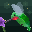

This chart was generated by the following Python code:
"""Hummingbird — one big hovering bird, wings smeared into a fan.

An original loop for the Lumen wall. The bird fills the panel on the diagonal:
needle bill buried in a violet trumpet flower at the lower left, bronze-green
body, fanned tail sweeping to the lower right. It never travels anywhere. The
whole show is what a hovering hummingbird actually is:

  * the wings, which are never a shape — they are a MOTION BLUR. Each frame
    integrates the blade over the exposure window just behind its current
    angle, on top of a faint full-arc ghost, because the wing is everywhere in
    its stroke faster than an eye can resolve;
  * the gorget, which is not pigment but structural colour: dead maroon from
    most angles, and once per loop, at the top of the hover bob, it catches the
    sun and detonates into ruby.

5 wingbeats per loop, 4 frames each, so the stroke closes exactly on frame 20.
The bob is one slow sine over the same period, and the flash rides its peak.

The wing is drawn as a translucent membrane that DARKENS and COOLS what is
behind it, not as a pale blade: the background is a warm out-of-focus garden
haze, and a light-coloured smear on it is invisible (the same trap the honeybee
wings fell into).

Run:  .venv\\Scripts\\python.exe art\\hummingbird.py   -> hummingbird.gif (+ strip)
"""

import colorsys
import math
from pathlib import Path

from PIL import Image

HERE = Path(__file__).resolve().parent
SIZE = 32
FRAMES = 16
DURATION_MS = 90
BEATS = 4                       # wingbeats per loop; FRAMES/BEATS = 4 frames each

# ---------------------------------------------------------------- palette ---
# Deep garden shade, banded flat so every row is one LZW run.
#
# This started as a warm amber haze and it was the wrong call for the reason
# the honeybee's wings taught: the beat of this piece is a RED flash, and a red
# flash on an orange field is a smudge. Cool and dark gives the gorget, the
# bird's green and the pale wing smear somewhere to be bright.
BANDS = [
    (0, (36, 64, 56)),
    (6, (28, 54, 48)),
    (13, (21, 43, 39)),
    (20, (15, 33, 30)),
    (26, (10, 24, 22)),
]
BOKEH = [(6.5, 5.0, 4.2), (25.0, 3.5, 3.4), (29.0, 12.0, 2.8)]
BOKEH_C = (74, 116, 88)

PETAL = (168, 96, 220)
PETAL_DK = (96, 44, 140)
PETAL_HI = (216, 168, 246)
THROAT = (60, 22, 88)
POLLEN = (252, 224, 128)
STEM = (78, 112, 58)
STEM_DK = (44, 66, 36)

BILL = (108, 106, 116)          # a black bill vanishes on a dark field; this
BILL_DK = (52, 50, 58)          # is the needle catching the light
EYE = (14, 14, 16)
CHEEK = (128, 176, 118)         # lifted so the eye has something to sit on
SPOT = (238, 236, 226)
FOOT = (44, 34, 32)
TAIL_TIP = (236, 232, 220)

GORGET_DARK = (68, 16, 30)
GORGET_HOT = (250, 26, 58)
GORGET_CORE = (255, 158, 150)
# handed to the encoder so median cut cannot drop the flash (see gifsafe.save)
KEEP = (GORGET_HOT, GORGET_CORE, (214, 40, 66), (176, 30, 54), GORGET_DARK)

WING_COOL = (150, 172, 194)     # what the membrane pulls the background toward
WING_EDGE = (214, 230, 244)     # the leading edge, catching the light

LIGHT = (-0.58, -0.81)          # from the upper left

# ---------------------------------------------------------------- geometry --
# spine, bill base -> tail base. y is the resting pose; the bob offsets it.
# The radii are NOT monotonic: there is a deliberate pinch behind the skull.
# Without it the head is just the fat end of a capsule and the whole animal
# reads as a leaf — the neck is what makes a bird a bird at this size.
SPINE = [
    (12.2, 16.8, 1.50),
    (13.4, 15.9, 3.00),
    (15.2, 14.8, 4.30),         # skull
    (17.8, 15.0, 3.40),         # neck — the pinch
    (20.2, 16.4, 5.20),         # shoulder / breast
    (22.8, 18.8, 5.50),
    (25.2, 21.4, 4.30),
    (26.9, 23.3, 2.50),
]

BILL_BASE = (12.0, 16.9)
BILL_TIP = (4.4, 21.6)

HEAD_C = (15.2, 14.8)
EYE_C = (13.6, 13.9)
SPOT_C = (16.4, 13.3)
GORGET_C = (15.2, 18.3)
GORGET_R = 3.8

TAIL_ROOT = (26.6, 23.0)
TAIL_N = 5
# steeper than the body's own axis (~40 deg): a tail laid along the line the
# body is already travelling just extends the blob, it never reads as a tail
TAIL_MID_DEG = 66.0             # screen-space, pointing down-right
TAIL_LEN = 6.6

WING_ROOT = (19.6, 14.2)        # near wing, at the shoulder
WING_ROOT_FAR = (21.4, 16.0)    # far wing, behind and below
WING_LEN = 12.2
WING_W = 3.15
STROKE_MID = 60.0               # degrees, measured with y up
STROKE_SPAN = 68.0

# The flower is CROPPED by the left edge rather than sitting in the corner as
# a small blob: half a big trumpet reads as a flower, a whole small one reads
# as a smudge. Same lesson the violin piece learned about composing a crop.
FLOWER_C = (0.6, 21.8)
FLOWER_R = 5.2

MOTES = [(25.5, 9.0, 0.0), (9.2, 6.0, 0.55)]


def clamp(v, lo=0.0, hi=1.0):
    return lo if v < lo else hi if v > hi else v


def lerp(a, b, t):
    return tuple(round(a[i] + (b[i] - a[i]) * t) for i in range(3))


def blend(dst, src, a):
    a = clamp(a)
    return tuple(round(dst[i] + (src[i] - dst[i]) * a) for i in range(3))


def hashp(x, y, salt=0):
    h = ((x * 73856093) ^ (y * 19349663) ^ (salt * 83492791)) & 0xFFFFFFFF
    h = (h * 2654435761) & 0xFFFFFFFF
    return ((h >> 13) ^ h) & 0xFF


def spine_samples(dy):
    """Dense (x, y, r, s) samples down the body, s in [0, 1] nose to tail."""
    pts = []
    for i in range(len(SPINE) - 1):
        x0, y0, r0 = SPINE[i]
        x1, y1, r1 = SPINE[i + 1]
        seg = math.hypot(x1 - x0, y1 - y0)
        n = max(2, int(seg / 0.18))
        for k in range(n):
            t = k / n
            pts.append((x0 + (x1 - x0) * t, y0 + dy + (y1 - y0) * t, r0 + (r1 - r0) * t))
    pts.append((SPINE[-1][0], SPINE[-1][1] + dy, SPINE[-1][2]))

    out, arc = [], 0.0
    for i, (x, y, r) in enumerate(pts):
        if i:
            arc += math.hypot(x - pts[i - 1][0], y - pts[i - 1][1])
        out.append((x, y, r, arc))
    total = out[-1][3] or 1.0
    return [(x, y, r, a / total) for (x, y, r, a) in out]


def body_map(dy):
    """Per-pixel (u, s, normal) for the bird's body at this bob offset."""
    pts = spine_samples(dy)
    skin = {}
    for y in range(SIZE):
        for x in range(SIZE):
            best = None
            for (px, py, r, s) in pts:
                d2 = (x - px) ** 2 + (y - py) ** 2
                if d2 <= r * r:
                    d = math.sqrt(d2)
                    if best is None or d / r < best[0]:
                        best = (d / r, s, (x - px, y - py))
            if best is not None:
                skin[(x, y)] = best
    return skin


def body_rgb(u, s, n):
    nx, ny = n
    ln = math.hypot(nx, ny) or 1.0
    nx, ny = nx / ln, ny / ln
    lam = max(0.0, nx * LIGHT[0] + ny * LIGHT[1])
    # only what genuinely faces DOWN goes pale — at ny*0.95+0.10 the whole lower
    # half of the bird turned buff and the body read as a white blob with a
    # green cap on it
    belly = clamp(ny * 0.85 - 0.18)

    v = 0.44 + 0.54 * lam
    v *= 1.0 - 0.24 * (u ** 1.8)
    v = v * (1.0 - 0.55 * belly) + 0.62 * belly          # grey underside
    sat = 0.94 - 0.60 * belly
    # bronze-green iridescence: the hue shimmers in bands down the back rather
    # than sitting on one flat green, which is what makes it read as feather
    hue = 0.378 + 0.040 * math.sin(s * 7.0) - 0.030 * lam

    # dark face and crown — but only so dark: on a dark field the head has to
    # keep enough value to stay attached to the body
    if s < 0.26:
        k = 1.0 - s / 0.26
        v *= 1.0 - 0.40 * k
        sat *= 1.0 - 0.20 * k
    r, g, b = colorsys.hsv_to_rgb(hue % 1.0, clamp(sat), clamp(v, 0.03, 1.0))
    return (round(r * 255), round(g * 255), round(b * 255))


def wing_blade(root, ang_deg, weight, acc, mode="sum"):
    """Accumulate one blade of the wing into acc[(x, y)] -> (body, edge).

    mode="sum" builds the haze (many faint blades adding up); mode="max" lays
    down a discrete blade without letting overlaps double it.
    """
    a = math.radians(ang_deg)
    dx, dy = math.cos(a), -math.sin(a)               # screen coords, y down
    px_, py_ = -dy, dx                               # perpendicular
    n = 46
    for i in range(n + 1):
        t = i / n
        # widest around 40% out, tapering to a point — a blade, not a paddle
        w = WING_W * (0.34 + 0.66 * math.sin(math.pi * min(1.0, t ** 0.82)) ** 0.7)
        # a slight backward sweep of the tip, the way a real wing bows
        bow = 0.9 * math.sin(math.pi * t) * (1.0 if ang_deg > STROKE_MID else -1.0)
        cx = root[0] + dx * t * WING_LEN + px_ * bow
        cy = root[1] + dy * t * WING_LEN + py_ * bow
        # every blade of the smear radiates from the same root, so alpha piles
        # up there and the shoulder turns into an ink blot. Thin the inner
        # stretch — but never to zero, or the fan detaches from the bird and
        # floats over it as a separate grey cloud.
        wt = weight * (0.42 + 0.58 * clamp(t / 0.22) ** 0.8)
        rad = int(w) + 2
        for yy in range(int(cy) - rad, int(cy) + rad + 1):
            for xx in range(int(cx) - rad, int(cx) + rad + 1):
                if not (0 <= xx < SIZE and 0 <= yy < SIZE):
                    continue
                d = math.hypot(xx - cx, yy - cy)
                if d > w:
                    continue
                b, e = acc.get((xx, yy), (0.0, 0.0))
                v = b + wt if mode == "sum" else max(b, wt)
                acc[(xx, yy)] = (v, max(e, wt * (0.35 + 0.65 * (d / w) ** 2)))


def wing_pass(root, phase, gain):
    """The wing at this instant, plus one ghost of where it just was.

    This started out as a proper motion blur — an exposure smear over a ghost
    of the whole stroke, weighted by dwell time so it piled up at the
    turnarounds. It is the right physics and it was unusable: a soft
    translucent field is exactly what a 32 px panel on a 16-64 colour table
    cannot hold, and every version of it landed as a flat lilac slab sitting
    over the bird like weather. What reads at this size is a SHAPE. So the
    wing is a real blade with a lit edge, and the speed is carried by one
    fading ghost behind it and by the beat being faster than the eye.
    """
    def theta(p):
        return STROKE_MID + STROKE_SPAN * math.cos(2 * math.pi * p)

    blades = {}
    wing_blade(root, theta(phase - 0.16), 0.24, blades, mode="max")   # the ghost
    wing_blade(root, theta(phase), 0.64, blades, mode="max")          # the wing

    out = {}
    for p, (b, e) in blades.items():
        a = clamp(b * gain, 0.0, 0.92)
        a = round(a * 8) / 8.0                        # band it: flat runs, small file
        if a > 0.0:
            out[p] = (a, clamp(e * gain))
    return out


def background():
    img = Image.new("RGB", (SIZE, SIZE))
    px = img.load()
    for y in range(SIZE):
        col = BANDS[0][1]
        for (y0, c) in BANDS:
            if y >= y0:
                col = c
        for x in range(SIZE):
            px[x, y] = col

    # a few soft blown-out gaps in the foliage behind the bird — enough depth
    # that the dark field reads as shade on a bright day, not as night
    for (bx, by, br) in BOKEH:
        for y in range(SIZE):
            for x in range(SIZE):
                d = math.hypot(x - bx, y - by)
                if d <= br:
                    a = 0.40 * (1.0 - (d / br) ** 1.6)
                    px[x, y] = blend(px[x, y], BOKEH_C, round(a * 4) / 4.0)

    # (a big foreground leaf lived in the near corner for one revision. It was
    # the same green as the bird and at 32 px the tail simply merged into it —
    # the corner is better left as depth than filled with a rival shape.)

    # stem, running down off the bottom-left corner
    for i in range(40):
        t = i / 39
        sx = FLOWER_C[0] + 1.2 + 2.4 * t
        sy = FLOWER_C[1] + 3.4 + 7.0 * t
        for w in (0, 1):
            x, y = int(round(sx + w)), int(round(sy))
            if 0 <= x < SIZE and 0 <= y < SIZE:
                px[x, y] = STEM if w == 0 else STEM_DK

    # trumpet flower: a cone opening up-right toward the bird, five lobes
    for y in range(SIZE):
        for x in range(SIZE):
            dx, dy = x - FLOWER_C[0], y - FLOWER_C[1]
            d = math.hypot(dx, dy)
            if d > FLOWER_R + 1.2:
                continue
            ang = math.atan2(-dy, dx)
            lobe = FLOWER_R * (0.86 + 0.20 * math.cos(5 * (ang - 0.35)))
            if d <= lobe:
                t = d / max(lobe, 0.01)
                c = lerp(THROAT, PETAL, clamp(t * 1.5))
                c = lerp(c, PETAL_HI, clamp((t - 0.62) * 2.0) * 0.7)
                if hashp(x, y, 5) > 226:
                    c = lerp(c, PETAL_DK, 0.35)
                px[x, y] = c
    for (sx, sy) in ((4.6, 20.0), (3.4, 18.9), (5.2, 21.6)):
        x, y = int(round(sx)), int(round(sy))
        if 0 <= x < SIZE and 0 <= y < SIZE:
            px[x, y] = POLLEN
    return img


BG = background()


def draw_tail(px, dy, spread):
    for i in range(TAIL_N):
        f = (i / (TAIL_N - 1)) - 0.5
        ang = math.radians(TAIL_MID_DEG + spread * f * 2.0)
        ln = TAIL_LEN * (1.0 - 0.22 * abs(f) * 2.0)
        n = 22
        for k in range(n + 1):
            t = k / n
            x = TAIL_ROOT[0] + math.cos(ang) * t * ln
            y = TAIL_ROOT[1] + dy + math.sin(ang) * t * ln
            xi, yi = int(round(x)), int(round(y))
            if not (0 <= xi < SIZE and 0 <= yi < SIZE):
                continue
            # alternate feathers a value step apart, or the fan fuses with the
            # body into one green wedge and the bird loses its back end
            shade = 0.56 + 0.30 * (1.0 - abs(f) * 2.0) - 0.16 * t
            shade *= 1.0 if i % 2 == 0 else 0.68
            r, g, b = colorsys.hsv_to_rgb(0.375, 0.84, clamp(shade, 0.06, 1.0))
            px[xi, yi] = (round(r * 255), round(g * 255), round(b * 255))
            # white tips on the OUTER feathers only, one pixel each: five
            # feather tips converging near the corner merged into a single
            # white block that read as a hole punched in the panel
            if t > 0.985 and i in (0, TAIL_N - 1):
                px[xi, yi] = blend(px[xi, yi], TAIL_TIP, 0.75)


def frame(f):
    img = BG.copy()
    px = img.load()

    u = (f % FRAMES) / FRAMES
    dy = 0.85 * math.sin(2 * math.pi * u)
    beat = (f * BEATS / FRAMES) % 1.0

    # far wing first — behind everything, dimmer, a quarter beat ahead so the
    # pair never collapses into one symmetric blob
    for (x, y), (a, e) in wing_pass(WING_ROOT_FAR, beat + 0.06, 0.55).items():
        px[x, y] = blend(blend(px[x, y], WING_COOL, a * 0.8), WING_EDGE, e * 0.30)

    draw_tail(px, dy, 15.0 + 6.0 * math.cos(2 * math.pi * beat))

    skin = body_map(dy)
    for (x, y), (uu, s, n) in skin.items():
        c = body_rgb(uu, s, n)
        h = hashp(x, y, 3)                  # a sparse feather grain, deterministic
        if h > 214:
            c = tuple(round(v_ * 0.88) for v_ in c)
        elif h < 26:
            c = tuple(min(255, round(v_ * 1.10)) for v_ in c)
        px[x, y] = c

    # Rim light along the lit contour. On a dark field a shaded body meets the
    # background at nearly the same value and the silhouette dissolves; one
    # bright pixel on the upper-left edge is what keeps the bird a solid.
    for (x, y), (uu, s, n) in skin.items():
        if uu < 0.62:
            continue
        if (x - 1, y) in skin and (x, y - 1) in skin and (x - 1, y - 1) in skin:
            continue
        ln = math.hypot(n[0], n[1]) or 1.0
        if (n[0] / ln) * LIGHT[0] + (n[1] / ln) * LIGHT[1] < 0.25:
            continue                        # only the edge the light reaches
        px[x, y] = blend(px[x, y], (206, 240, 194), 0.22 + 0.16 * uu)

    # needle bill, straight into the flower
    n = 26
    for k in range(n + 1):
        t = k / n
        x = BILL_BASE[0] + (BILL_TIP[0] - BILL_BASE[0]) * t
        y = BILL_BASE[1] + dy * (1.0 - t) + (BILL_TIP[1] - BILL_BASE[1]) * t
        xi, yi = int(round(x)), int(round(y))
        if 0 <= xi < SIZE and 0 <= yi < SIZE:
            px[xi, yi] = BILL if t < 0.88 else lerp(BILL_DK, THROAT, 0.5)
            if yi + 1 < SIZE and t < 0.9:            # its own shadow underneath
                px[xi, yi + 1] = blend(px[xi, yi + 1], BILL_DK, 0.55)

    # gorget: structural colour. Dead maroon for most of the loop, then one
    # three-frame detonation at the top of the bob.
    flash = clamp(1.0 - abs(((u - 0.25) % 1.0 + 0.5) % 1.0 - 0.5) / 0.085)
    flash = flash * flash * (3 - 2 * flash)
    for (x, y), (uu, s, nn) in skin.items():
        d = math.hypot(x - GORGET_C[0], y - (GORGET_C[1] + dy))
        if d > GORGET_R or nn[1] < -0.35 or s > 0.46:
            continue
        k = clamp(1.0 - (d / GORGET_R) ** 2.4)
        c = lerp(GORGET_DARK, GORGET_HOT, clamp(flash * (0.35 + 0.65 * k)))
        # the white-hot core is ONE or two pixels. At k > 0.72 with a 0.6 blend
        # it covered most of the patch and the whole gorget went pale pink —
        # a flash that loses its colour isn't a flash, it's a hole
        if flash > 0.88 and k > 0.94:
            c = lerp(c, GORGET_CORE, (flash - 0.88) * 2.6)
        px[x, y] = blend(px[x, y], c, 0.30 + 0.70 * k)

    # bloom: the flash spills a little light onto the chin, breast and the air
    # just off the throat. Kept tight (r 3.8, low alpha) — the tin robot's eyes
    # taught this piece's ancestors that a wide glow just washes the whole face
    if flash > 0.02:
        for (x, y) in skin:                     # onto the bird only — spilling
            d = math.hypot(x - GORGET_C[0],     # it into the sky just smudged
                           y - (GORGET_C[1] + dy))   # the background orange
            if GORGET_R < d <= 4.0:
                px[x, y] = blend(px[x, y], GORGET_HOT,
                                 0.30 * flash * (1.0 - (d - GORGET_R) / (4.0 - GORGET_R)))

    # A black eye on a near-black face is nothing at all. Lift a cheek around
    # it first so the eye has something to be dark against, then stamp it.
    for (x, y), (uu, s, nn) in skin.items():
        d = math.hypot(x - EYE_C[0], y - (EYE_C[1] + dy))
        if d <= 2.4:
            k = clamp(1.0 - d / 2.4) ** 0.8
            px[x, y] = blend(px[x, y], CHEEK, 0.62 * k)
    ex, ey = int(round(EYE_C[0])), int(round(EYE_C[1] + dy))
    if 0 <= ex < SIZE and 0 <= ey < SIZE:
        px[ex, ey] = EYE
        if ey - 1 >= 0:
            px[ex, ey - 1] = blend(px[ex, ey - 1], EYE, 0.62)
        if ex + 1 < SIZE:
            px[ex + 1, ey] = blend(px[ex + 1, ey], EYE, 0.50)
    # the post-ocular streak is a hint, not a headlight: at full white it was
    # brighter than the eye and the bird read as having one big pale eye
    sx, sy = int(round(SPOT_C[0])), int(round(SPOT_C[1] + dy))
    if 0 <= sx < SIZE and 0 <= sy < SIZE:
        px[sx, sy] = blend(px[sx, sy], SPOT, 0.60)
    for (fx, fy) in ((20.9, 22.8), (22.1, 23.4)):       # tucked feet
        xi, yi = int(round(fx)), int(round(fy + dy))
        if 0 <= xi < SIZE and 0 <= yi < SIZE:
            px[xi, yi] = FOOT

    # near wing last: it passes IN FRONT of the body
    for (x, y), (a, e) in wing_pass(WING_ROOT, beat, 1.0).items():
        px[x, y] = blend(blend(px[x, y], WING_COOL, a), WING_EDGE, e * 0.42)

    for (mx, my, ph) in MOTES:
        t = (u + ph) % 1.0
        x = int(round(mx + 1.6 * math.sin(2 * math.pi * t)))
        y = int(round(my - 2.5 * t + 2.5 * (t > 0.999)))
        if 0 <= x < SIZE and 0 <= y < SIZE:
            px[x, y] = blend(px[x, y], POLLEN, 0.55)
    return img


def build():
    return [frame(f) for f in range(FRAMES)]


if __name__ == "__main__":
    frames = build()

    skin0 = body_map(0.0)
    print(f"  body pixels: {len(skin0)}")
    # a hummingbird's body is small next to its wings by definition — what has
    # to fill the panel is the bird PLUS the fan, so the body bound is modest
    assert 110 < len(skin0) < 460, "the bird is the wrong size for the panel"

    # the loop must close: frame FRAMES is frame 0 again (bob, beat and flash
    # all share the same period, so this is the real test of all three)
    assert list(frame(FRAMES).getdata()) == list(frames[0].getdata()), "loop does not close"
    assert list(frame(3).getdata()) == list(frames[3].getdata()), "frames not deterministic"

    # the wings must actually move: consecutive frames differ, and the two
    # mid-stroke frames of a beat (same angle, opposite travel) are not twins
    def diff(a, b):
        da, db = list(a.getdata()), list(b.getdata())
        return sum(1 for i in range(len(da)) if da[i] != db[i])
    d01 = diff(frames[0], frames[1])
    d13 = diff(frames[1], frames[3])
    print(f"  changed px: f0->f1 {d01}, f1->f3 (mid vs mid) {d13}")
    assert d01 > 60, "wingbeat is not reading"
    assert d13 > 20, "the two mid-stroke frames are identical — blur has no direction"

    # the gorget has to detonate and then go out again
    # measured ON the gorget, not over the whole bird: a box wide enough to
    # include the green body is dominated by it and reports nothing
    def redness(im, box=(13, 18, 19, 23)):
        px = im.load()
        return sum(px[x, y][0] - px[x, y][1] for x in range(box[0], box[2])
                   for y in range(box[1], box[3]))
    peak = redness(frames[FRAMES // 4])                  # the top of the bob
    rest = sorted(redness(f_) for f_ in frames)[len(frames) // 2]
    print(f"  gorget redness: peak {peak}, median {rest}")
    assert peak > rest + 900, "the gorget flash is not firing"
    assert peak == max(redness(f_) for f_ in frames), "the flash is off its beat"

    keys = range(0, FRAMES, 2)
    strip = Image.new("RGB", (SIZE * 4 * len(keys) + (len(keys) - 1) * 4, SIZE * 4), (20, 20, 24))
    for i, k in enumerate(keys):
        strip.paste(frames[k].resize((SIZE * 4, SIZE * 4), Image.NEAREST), (i * (SIZE * 4 + 4), 0))
    strip.save(HERE / "hummingbird.strip.png")
    hero = frames[FRAMES // 4]                          # the frame it flashes on
    hero.resize((SIZE * 10, SIZE * 10), Image.NEAREST).save(HERE / "hummingbird-big.png")
    hero.save(HERE / "hummingbird.png")

    import gifsafe

    def quant_error(colors):
        """Mean squared error of gifsafe's own quantisation at this table size.

        Chosen on measured error, not on file size: the smallest file here is
        a 16-colour table, and 16 colours turns the violet flower grey.
        """
        montage = Image.new("RGB", (SIZE * len(frames), SIZE))
        for i, f_ in enumerate(frames):
            montage.paste(f_, (i * SIZE, 0))
        pal = montage.quantize(colors=colors, dither=Image.Dither.NONE)
        got = list(montage.quantize(palette=pal, dither=Image.Dither.NONE).convert("RGB").getdata())
        want = list(montage.getdata())
        return sum((got[i][c] - want[i][c]) ** 2 for i in range(len(want)) for c in range(3)) / len(want)

    best = None
    for colors in (16, 32, 64, 128, 256):
        size = gifsafe.save(frames, HERE / "hummingbird.gif", duration_ms=DURATION_MS,
                            colors=colors, keep=KEEP)
        err = quant_error(colors)
        print(f"  colors={colors:3d} -> {size} bytes, err {err:7.1f}")
        if size <= 8192 and (best is None or err < best[2]):
            best = (colors, size, err)
    assert best, "no palette fits the 8 KB budget"
    size = gifsafe.save(frames, HERE / "hummingbird.gif", duration_ms=DURATION_MS,
                        colors=best[0], keep=KEEP)

    # the flash has to survive the encoder, not just the render: check the
    # ENCODED frame, where the first version of this piece came back purple
    enc = Image.open(HERE / "hummingbird.gif")
    enc.seek(FRAMES // 4)
    hot_px = [enc.convert("RGB").getpixel((x, y)) for x in range(14, 18) for y in range(17, 20)]
    reddest = max(hot_px, key=lambda c: c[0] - max(c[1], c[2]))
    print(f"  encoded gorget peak: {reddest}")
    assert reddest[0] > 170 and reddest[0] - reddest[2] > 70, \
        f"the encoder ate the flash: {reddest}"
    print(f"hummingbird.gif: {len(frames)} frames, {best[0]} colors, {size} bytes (OK)")
    print("wrote hummingbird.gif + hummingbird.strip.png + hummingbird.png")
